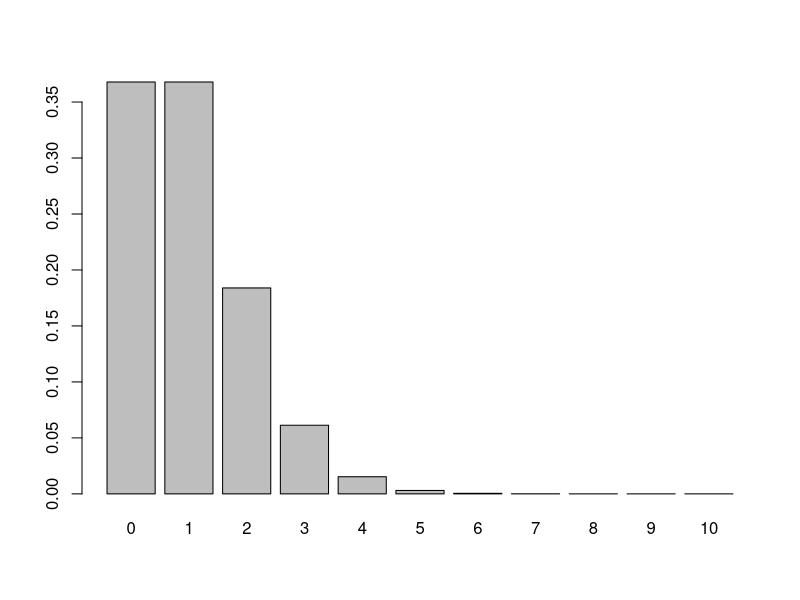
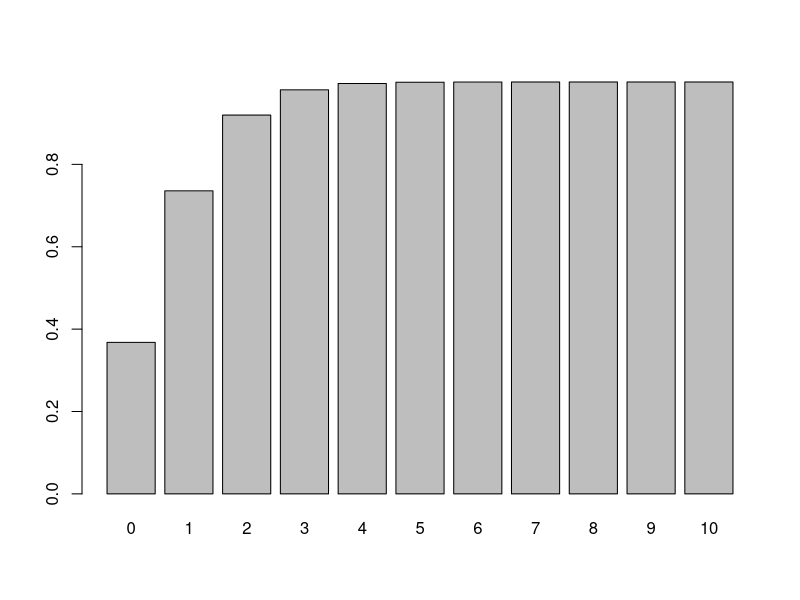
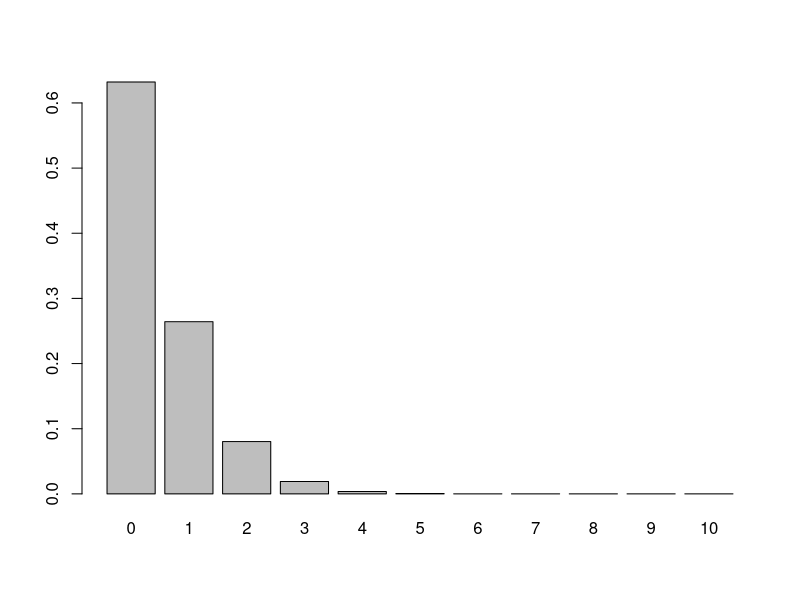
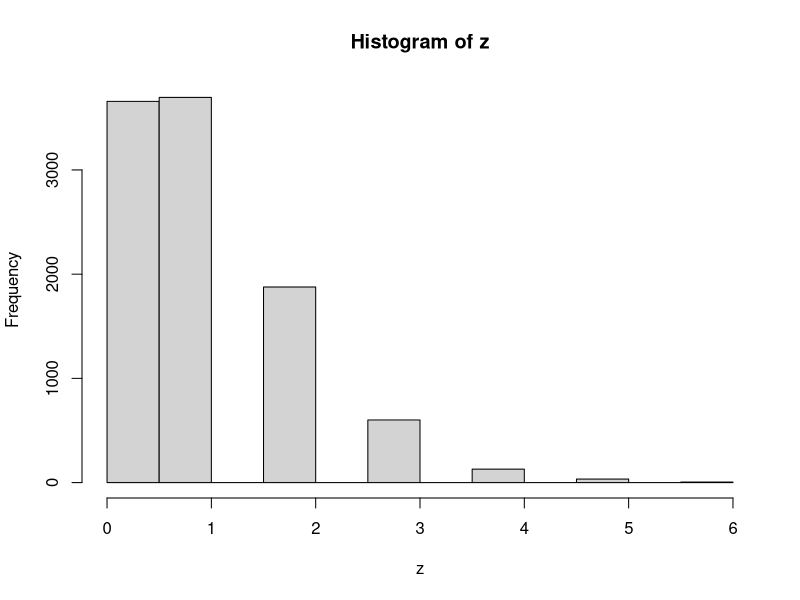

R code for these plots, in order:
# Probability distributions and generating functions
# 18 March 2016
# NJG

# Poisson distribution
# Discrete X >= 0
# Random events with a constant rate lambda
# Parameter lambda > 0

# "d" function generates probability density

MyVec <- dpois(x=seq(0,10),lambda=1)
names(MyVec) <- seq(0,10)
barplot(height=MyVec)
sum(MyVec)  # sum of density function = 1.0 (total area under curve)

# for a Poisson distribution with lambda=2, what is the probability that a single draw will yield X=0?

dpois(x=0,lambda=2)

# "p" function generates cumulative probability density; gives the "lower tail" cumulative area of the distribution

MyVec <- ppois(q=seq(0,10),lambda=1)
names(MyVec) <- seq(0,10)
barplot(height=MyVec)

# for a Poisson distribution with lambda=2, what is the probability that a single random draw will yield X <= 1?

ppois(q=1, lambda=2)

# to generate the "upper tail", use lower.tail=FALSE
# important: lower tail P(X <= z) but upper tail P(X > z)

# Therefore for any z, P(lower.tail z) + P(upper.tail z) = 1.0
z <- 3
ppois(q=3,lambda=1) + ppois(q=3,lambda=1,lower.tail=FALSE)

MyVec <- ppois(q=seq(0,10),lambda=1,lower.tail=FALSE)
names(MyVec) <- seq(0,10)
barplot(height=MyVec)

# for a Poisson distribution with lambda=2 what is the probability that a single random draw will yield X >= 4?

ppois(q=3,lambda=2,lower.tail=FALSE)


# Because the total area under the curve is 1.0, we can subtract the two tail probabilities from 1.0 to obtain the probability of a value being in a certain interval.

# for a Poisson distribution with lambda = 4, what is the probability that a single random draw will yield a value X that is between 1 and 3?

lowerTail <- ppois(q=0,lambda=4)
upperTail <- ppois(q=3,lambda=4, lower.tail=FALSE)

IntervalP <- 1.0 - lowerTail - upperTail
print(IntervalP)

# Lets check this by calculating and summing the probabilities for the individual integer values

x1 <- dpois(x=1,lambda=4)
x2 <- dpois(x=2,lambda=4)
x3 <- dpois(x=3,lambda=4)

sum(x1,x2,x3)

# the "q" quantile function is the "inverse" of the "p" function. We give a tail probability and it gives us a value X that would correspond to that.

# the quantile is right continuous; qpois(p, lambda) is the smallest integer such that P(X <= z) >= p.

qpois(p=0.75,lambda=3)


# The q function can be used to generate a 95% interval on the distribution:

qpois(p=c(0.025,0.975),lambda=10)
qpois(p=0.975,lambda=10,lower.tail=TRUE)

# We can also find the midpoint of probability in the distribution:

qpois(p=0.5,lambda=3)
qpois(p=0.5,lambda=0.1)

# Use rpois to generate a random set of values from a distribution:

z <- rpois(n=10000,lambda=1)
hist(z)
